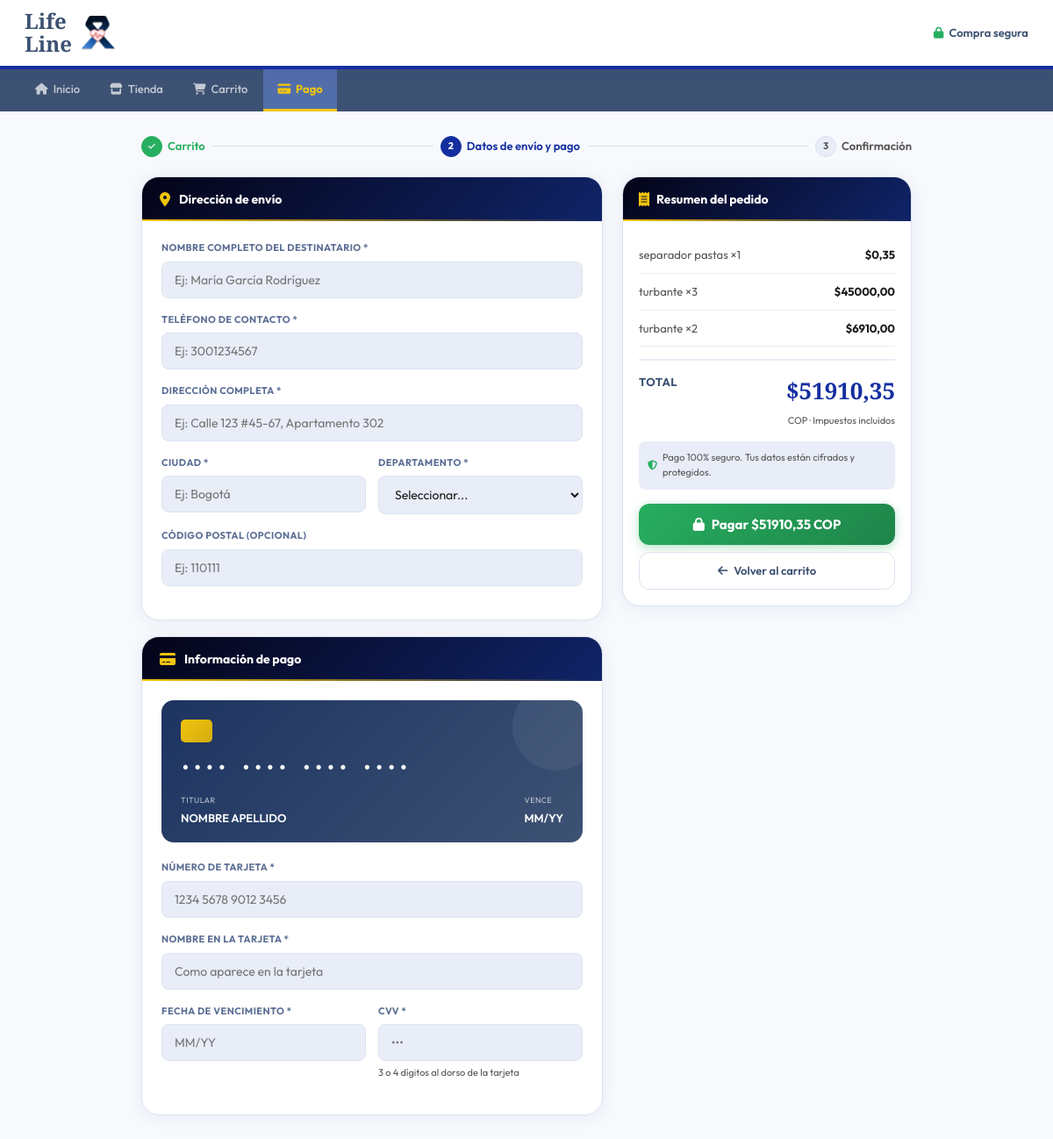
The page /carrito/pago/ (signed in) on the database its author committed.
### carrito/models.py (models this page shows, shortened)
class CarritoItem(models.Model):
    usuario = models.ForeignKey(
        settings.AUTH_USER_MODEL,
        on_delete=models.CASCADE,
        related_name='carrito_items'
    )
    producto = models.ForeignKey(
        Producto,
        on_delete=models.CASCADE,
        related_name='carrito_items'
    )
    cantidad = models.PositiveIntegerField(default=1)
    fecha_agregado = models.DateTimeField(auto_now_add=True)
    class Meta:
        verbose_name = 'Item del carrito'
        verbose_name_plural = 'Items del carrito'
        unique_together = ('usuario', 'producto')
    def subtotal(self):
        return self.producto.precio_final * self.cantidad

### productos/models.py (models this page shows, shortened)
class Producto(models.Model):
    USO_CHOICES = [
        ('nauseas',   'Para náuseas'),
        ('fatiga',    'Para fatiga'),
        ('dolor',     'Para dolor'),
        ('nutricion', 'Nutrición'),
        ('higiene',   'Higiene y cuidado'),
        ('general',   'Uso general'),
    ]
    nombre = models.CharField(
        max_length=200,
        verbose_name='Nombre',
        validators=[MinLengthValidator(3, 'El nombre debe tener al menos 3 caracteres.')]
    )
    descripcion = models.TextField(verbose_name='Descripción')
    categoria = models.ForeignKey(
        Categoria,
        on_delete=models.PROTECT,
        verbose_name='Categoría'
    )
    precio_final = models.DecimalField(
        max_digits=10,
        decimal_places=2,
        verbose_name='Precio (COP)',
        validators=[
            MinValueValidator(0.01, 'El precio debe ser mayor a 0.'),
            MaxValueValidator(9999999, 'El precio máximo permitido es $9.999.999.')
        ]
    )
    cantidad = models.IntegerField(
        default=0,
        verbose_name='Stock',
        validators=[MinValueValidator(0, 'El stock no puede ser negativo.')]
    )
    estado = models.BooleanField(default=True, verbose_name='Activo')
    imagen = models.ImageField(
        upload_to='productos/',
        blank=True,
        null=True,
        verbose_name='Imagen'
    )
    uso_recomendado = models.CharField(
        max_length=20,
        choices=USO_CHOICES,
        default='general',
        verbose_name='Uso recomendado'
    )
    fecha_creacion = models.DateTimeField(auto_now_add=True, verbose_name='Fecha creación')
    fecha_vencimiento = models.DateField(
        null=True,
        blank=True,
        verbose_name='Fecha de vencimiento',
        help_text='Dejar vacío si el producto no vence.'
    )
    class Meta:
        verbose_name = 'Producto'
        verbose_name_plural = 'Productos'
        ordering = ['-fecha_creacion']
        unique_together = ('nombre', 'categoria')

### carrito/views.py (the view, shortened to what this page needs)
# urls.py: path('pago/',                        views.vista_pago,        name='pago'),
@login_required
def vista_pago(request):
    items = _get_items(request)
    if not items.exists():
        messages.error(request, 'Tu carrito está vacío.')
        return redirect('ver_carrito')
    total = sum(item.subtotal() for item in items)
    errores = {}
    datos_form = {}
    return render(request, 'carrito/pago.html', {
        'items': items, 'total': total,
        'errores': errores, 'datos_form': datos_form,
    })

### carrito/context_processors.py (called while the page is built)
def carrito_count(request):
    count = 0
    if request.user.is_authenticated:
        try:
            from carrito.models import CarritoItem
            from django.db.models import Sum
            count = CarritoItem.objects.filter(
                usuario=request.user
            ).aggregate(total=Sum('cantidad'))['total'] or 0
        except Exception:
            count = 0
    return {'carrito_count': count}

### carrito/views.py (called while the page is built)
def _get_items(request):
    return CarritoItem.objects.filter(usuario=request.user).select_related('producto')

### templates/carrito/pago.html (shortened to what this page needs)
{% load static %}
<!DOCTYPE html>
<html lang="es">
<head>
<link rel="stylesheet" href="https://cdnjs.cloudflare.com/ajax/libs/font-awesome/6.5.1/css/all.min.css">
<link rel="stylesheet" href="{% static 'css/estilos.css' %}">
</head>
<body>
<div class="header-bar">
  <div class="header-logo-section">
    <div class="logo-text">Life<br>Line</div>
    <img src="{% static 'imagenes/Group 243 (3).png' %}" alt="logo">
  </div>
  <div style="font-size:13px;font-weight:600;color:var(--cp);display:flex;align-items:center;gap:6px;">
    <i class="fas fa-lock" style="color:var(--ok)"></i> Compra segura
  </div>
</div>
<nav class="main-tabs">
  <a href="{% url 'home' %}"><i class="fas fa-home"></i> Inicio</a>
  <a href="{% url 'tienda' %}"><i class="fas fa-store"></i> Tienda</a>
  <a href="{% url 'ver_carrito' %}"><i class="fas fa-shopping-cart"></i> Carrito</a>
  <a href="{% url 'pago' %}" class="active"><i class="fas fa-credit-card"></i> Pago</a>
</nav>
<div class="pago-wrapper">
  <div class="steps">
    <div class="step done"><div class="step-num"><i class="fas fa-check" style="font-size:9px"></i></div> Carrito</div>
    <div class="step-sep"></div>
    <div class="step active"><div class="step-num">2</div> Datos de envío y pago</div>
    <div class="step-sep"></div>
    <div class="step"><div class="step-num">3</div> Confirmación</div>
  </div>
  <form method="post" action="{% url 'pago' %}">
    <div class="pago-grid">
      <div>
        <div class="seccion">
          <div class="sec-hdr"><i class="fas fa-map-marker-alt"></i><span>Dirección de envío</span></div>
          <div class="sec-body">
            <div class="fg {% if errores.nombre_completo %}error{% endif %}">
              <label>Nombre completo del destinatario *</label>
              <input type="text" name="nombre_completo"
                     value="{{ datos_form.nombre_completo|default:'' }}"
                     placeholder="Ej: María García Rodríguez" maxlength="100">
            </div>
            <div class="fg {% if errores.telefono %}error{% endif %}">
              <label>Teléfono de contacto *</label>
              <input type="tel" name="telefono" value="{{ datos_form.telefono|default:'' }}"
                     placeholder="Ej: 3001234567" maxlength="15">
            </div>
            <div class="fg {% if errores.direccion %}error{% endif %}">
              <label>Dirección completa *</label>
              <input type="text" name="direccion" value="{{ datos_form.direccion|default:'' }}"
                     placeholder="Ej: Calle 123 #45-67, Apartamento 302" maxlength="200">
            </div>
            <div class="fg-row">
              <div class="fg {% if errores.ciudad %}error{% endif %}">
                <label>Ciudad *</label>
                <input type="text" name="ciudad" value="{{ datos_form.ciudad|default:'' }}"
                       placeholder="Ej: Bogotá" maxlength="80">
              </div>
              <div class="fg {% if errores.departamento %}error{% endif %}">
                <label>Departamento *</label>
                <select name="departamento">
                  <option value="">Seleccionar...</option>
                </select>
              </div>
            </div>
            <div class="fg">
              <label>Código postal (opcional)</label>
              <input type="text" name="codigo_postal" value="{{ datos_form.codigo_postal|default:'' }}"
                     placeholder="Ej: 110111" maxlength="10">
            </div>
          </div>
        </div>
        <div class="seccion">
          <div class="sec-hdr"><i class="fas fa-credit-card"></i><span>Información de pago</span></div>
          <div class="sec-body">
            <div class="card-preview" id="cardPreview">
              <div class="card-chip"></div>
              <div class="card-num-preview" id="prevNum">•••• •••• •••• ••••</div>
              <div class="card-foot">
                <div>
                  <div class="card-foot-lbl">Titular</div>
                  <div class="card-foot-val" id="prevNom">NOMBRE APELLIDO</div>
                </div>
                <div>
                  <div class="card-foot-lbl">Vence</div>
                  <div class="card-foot-val" id="prevExp">MM/YY</div>
                </div>
              </div>
            </div>
            <div class="fg {% if errores.numero_tarjeta %}error{% endif %}">
              <label>Número de tarjeta *</label>
              <input type="text" name="numero_tarjeta" id="inpNum"
                     placeholder="1234 5678 9012 3456" maxlength="19"
                     autocomplete="cc-number" inputmode="numeric">
            </div>
            <div class="fg {% if errores.nombre_tarjeta %}error{% endif %}">
              <label>Nombre en la tarjeta *</label>
              <input type="text" name="nombre_tarjeta" id="inpNom"
                     value="{{ datos_form.nombre_tarjeta|default:'' }}"
                     placeholder="Como aparece en la tarjeta" maxlength="60">
            </div>
            <div class="fg-row">
              <div class="fg {% if errores.fecha_exp %}error{% endif %}">
                <label>Fecha de vencimiento *</label>
                <input type="text" name="fecha_exp" id="inpExp"
                       value="{{ datos_form.fecha_exp|default:'' }}"
                       placeholder="MM/YY" maxlength="5" inputmode="numeric">
              </div>
              <div class="fg {% if errores.cvv %}error{% endif %}">
                <label>CVV *</label>
                <input type="password" name="cvv" placeholder="•••" maxlength="4" inputmode="numeric">
                <span class="hint">3 o 4 dígitos al dorso de la tarjeta</span>
              </div>
            </div>
          </div>
        </div>
      </div>
      <div>
        <div class="resumen">
          <div class="res-hdr"><i class="fas fa-receipt"></i><span>Resumen del pedido</span></div>
          <div class="res-body">
            {% for item in items %}
            <div class="res-item">
              <span class="nom">{{ item.producto.nombre|truncatechars:30 }} ×{{ item.cantidad }}</span>
              <span class="val">${{ item.subtotal }}</span>
            </div>
            {% endfor %}
            <div class="res-total">
              <span class="tl">Total</span>
              <span class="tv">${{ total }}</span>
            </div>
            <p style="font-size:11px;color:var(--ctl);text-align:right;margin-top:4px">COP · Impuestos incluidos</p>
            <div class="seguro">
              <i class="fas fa-shield-alt"></i>
              <span>Pago 100% seguro. Tus datos están cifrados y protegidos.</span>
            </div>
            <button type="submit" class="btn-pagar">
              <i class="fas fa-lock"></i> Pagar ${{ total }} COP
            </button>
            <a href="{% url 'ver_carrito' %}" class="btn-volver">
              <i class="fas fa-arrow-left"></i> Volver al carrito
            </a>
          </div>
        </div>
      </div>
    </div>
  </form>
</div>
</body>
</html>

### static/css/estilos.css (style rules this page uses)
:root { --color-primary: #3d5273; --color-secondary: #5b6e94; --color-accent: #142ea0; --color-menu-bg: #526eaa; --color-text-dark: #1a1a1a; --color-text-light:#555; --color-bg-light: #f0f2f5; --color-top-bar-bg:linear-gradient(135deg,#040418,#102468); --color-light-blue:#72a4d9; --color-gold: #f1c40f; --border-radius-lg:10px; --border-radius-sm:5px; }
* { box-sizing: border-box; margin: 0; padding: 0; }
body { font-family: 'Outfit', 'Segoe UI', Tahoma, Geneva, Verdana, sans-serif; background: #f7f9fc; color: var(--color-text-dark); line-height: 1.6; min-height: 100vh; display: flex; flex-direction: column; }
a { text-decoration: none; }
.header-bar { background: var(--color-top-bar-bg); border-bottom: 4px solid var(--color-accent); padding: 10px 24px; display: flex; justify-content: space-between; align-items: center; position: sticky; top: 0; z-index: 200; box-shadow: 0 2px 20px rgba(20,46,160,.12); }
.header-logo-section { display: flex; align-items: center; gap: 10px; }
.header-logo-section img { width: 38px; object-fit: contain; }
.logo-text { font-family: 'Cormorant Garamond', serif; font-size: 28px; font-weight: 700; line-height: 1.1; color: white; }
.main-tabs { background-color: #2d3e5f; display: flex; padding: 0 20px; flex-wrap: wrap; overflow-x: auto; }
.main-tabs a { color: rgba(255,255,255,.75); padding: 11px 15px; font-weight: 600; font-size: 13px; border-bottom: 3px solid transparent; transition: background .2s, color .2s, border-color .2s; display: flex; align-items: center; gap: 6px; white-space: nowrap; }
.main-tabs a.active { background: var(--color-menu-bg); color: var(--color-gold); border-bottom-color: var(--color-gold); font-weight: 700; }

### rows shown on the page
CarritoItem: producto.nombre "separador pastas", cantidad "1", subtotal "0,35"
CarritoItem: producto.nombre "turbante", cantidad "3", subtotal "45000,00"
CarritoItem: producto.nombre "turbante", cantidad "2", subtotal "6910,00"

### other values the page prints
{{ total }} "51910,35"
